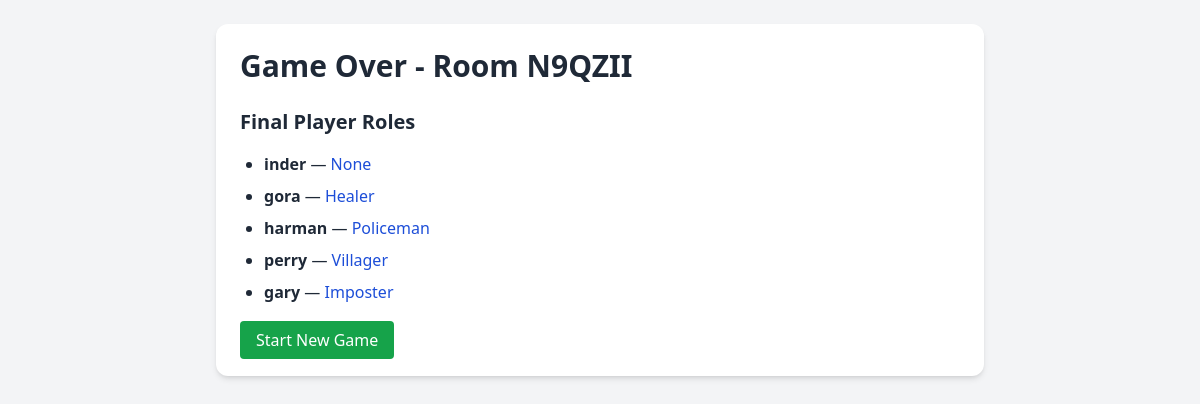
/game-over/N9QZII/, run on the app's committed database.
### core/models.py (models this page shows, shortened)
class GameRoom(models.Model):
    code = models.CharField(max_length=8, unique=True, default=generate_room_code)
    host_name = models.CharField(max_length=200)
    config = models.JSONField(default=dict)
    started = models.BooleanField(default=False)
    ended = models.BooleanField(default=False)

class Player(models.Model):
    name = models.CharField(max_length=200)
    room = models.ForeignKey(GameRoom, related_name='players', on_delete=models.CASCADE)
    role = models.CharField(max_length=20, choices= roles, blank=True, null=True)
    is_alive = models.BooleanField(default=True)
    is_host = models.BooleanField(default=False)

### core/views.py (the view)
# urls.py: path('game-over/<str:room_code>/', views.game_over_page, name='game_over_page'),
def game_over_page(request, room_code):
    room = get_object_or_404(GameRoom, code=room_code)
    players = room.players.all()
    return render(request, 'core/game_over.html', {
        'room': room,
        'players': players,
    })

### core/templates/core/game_over.html (shortened to what this page needs)
<!DOCTYPE html>
<html lang="en">
<head>
    <script src="https://cdn.tailwindcss.com"></script>
</head>
<body class="bg-gray-100 text-gray-800 p-6">
    <div class="max-w-3xl mx-auto bg-white shadow-md rounded-xl p-6">
        <h1 class="text-3xl font-bold mb-6">Game Over - Room {{ room.code }}</h1>
        <h2 class="text-xl font-semibold mb-4">Final Player Roles</h2>
        <ul class="list-disc pl-6 space-y-2">
            {% for p in players %}
                <li>
                    <strong>{{ p.name }}</strong> — <span class="text-blue-700">{{ p.role }}</span>
                </li>
            {% endfor %}
        </ul>
        <div class="mt-6">
            <a href="{% url 'create_room' %}" class="bg-green-600 hover:bg-green-700 text-white px-4 py-2 rounded">
                Start New Game
            </a>
        </div>
    </div>
</body>
</html>

### data on the page
GameRoom: code "N9QZII"
Player: name "inder", role "None"
Player: name "gora", role "Healer"
Player: name "harman", role "Policeman"
Player: name "perry", role "Villager"
Player: name "gary", role "Imposter"
